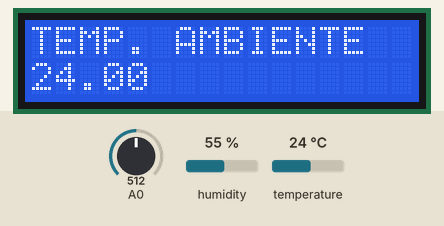
Simulated run of this sketch. Board: Arduino Uno, built with avr-gcc and run on an emulated ATmega328P. On the bench: 16×2 character LCD. The inputs (shaded band) are chosen by the test bench; at power-on: humidity 55 %, A0 = 512, temperature 24 °C. The modem accepts every AT command (registered, SIM ready, sends succeed) and sends nothing else; what the sketch prints to the serial monitor is not drawn.

Above: at 17.7 s.
17.8 s: humidity set to 22 %
At 21.6 s:
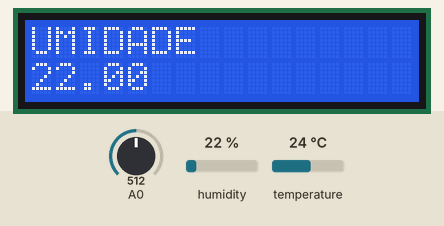
At 26.3 s:
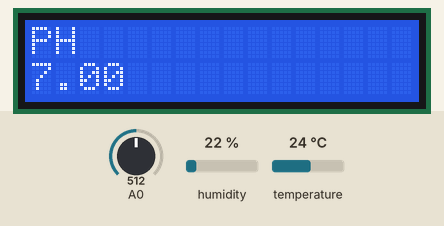
Timing chart, 0 to 27.8 s (numbered marks = the images above; inputs shaded):
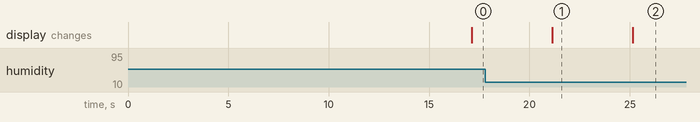

The sketch:

pcdh.ino
```cpp
#include <SoftwareSerial.h>
#include <DHT.h>
//#include <Wire.h>
#include <LiquidCrystal_I2C.h>
#include <ArduinoJson.h>

SoftwareSerial esp8266(8, 9);
DHT dht(A2, DHT22);
LiquidCrystal_I2C lcd(0x27, 16, 2);

int pulseAccount;

void setup() {
  Serial.begin(9600);
  esp8266.begin(115200);
  dht.begin();
  lcd.begin();

  //Mensagem de inicialização
  displayInfo("INICIANDO PCDH...", -1);

  setupESP8266(2000);
  setupSensorWaterFlow();

  connectToWiFi("", "", 2000);
}

void loop() {
  String hydroponic_id = "";
  String server = "";
  String path = "/api/v1/hydroponics_data?token=";
  String json;

  const size_t capacity = JSON_OBJECT_SIZE(10);
  DynamicJsonDocument root(capacity);

  root["hydroponic_id"] = hydroponic_id;
  root["humidity"] = dht.readHumidity();
  root["temperature"] = dht.readTemperature();
  root["waterflow"] = getWaterFlow();
  root["ph"] = getPh();
  root["ce"] = getCe();

  // Mostra dados no LCD
  displayInfo("TEMP. AMBIENTE", dht.readTemperature());
  displayInfo("UMIDADE", dht.readHumidity());
  displayInfo("PH", getPh());
  displayInfo("VAZAO", getWaterFlow());
  displayInfo("CE", getCe());

  serializeJson(root, json);

  String request;
  request.reserve(200);

  request = "POST " + path + " HTTP/1.1\r\n";
  request += "Host: " + server + "\r\n";
  request += "Accept: application/json\r\n";
  request += "Content-Length: ";
  request += json.length();
  request += "\r\n";
  request += "Content-Type: application/json\r\n";
  request += "\r\n";
  request += json;

  //Serial.println("Antes");
  //Serial.println(request);

  displayInfo("ENVIANDO DADOS...", -1);

  startTCPConnection(server, 10000);
  sendRequest(request, 10000);
  closeTCPConnection(2000);

  delay(5000);
}

// ================= ESP8266 ===================
String atCommand(const String& command, const int timeout) {
  String response = "";
  esp8266.println(command);

  long int time = millis();

  while( (time+timeout) > millis() ) {
    while(esp8266.available()) {
      char c = esp8266.read();
      response += c;
    }
  }

  Serial.println(response);
  return response;
}

void setupESP8266(const int timeout) {
  atCommand("AT+RST", timeout);
  atCommand("AT+CWMODE=1", timeout);
}

void connectToWiFi(const String& ssid, const String& password, const int timeout) {
  String connect = "AT+CWJAP=\"" +ssid+"\",\"" + password + "\"";
  atCommand(connect, 6000);
  atCommand("AT+CIFSR", timeout);
}

void startTCPConnection(const String& server, const int timeout) {
  String connect = "AT+CIPSTART=\"TCP\",\"" + server + "\",2695";
  atCommand(connect, timeout);
}

void closeTCPConnection(const int timeout) {
  atCommand("AT+CIPCLOSE", timeout);
  delay(5000);
}

String sendRequest(const String& request, const int timeout) {
  Serial.println("Depois");
  Serial.println(request);
  atCommand("AT+CIPSEND=" + String(request.length()), timeout);
  String response = atCommand(request, 6000);
  return response;
}

// =================== Sensor de Fluxo ===================
void setupSensorWaterFlow(){
  pinMode(4, INPUT);
  attachInterrupt(digitalPinToInterrupt(4), pulseInc, RISING);
}

float getWaterFlow(){
  pulseAccount = 0;
  //sei();
  delay (1000);
  //cli();
  auto flow = pulseAccount / 5.5;
  return flow;
}

void pulseInc()  {
  pulseAccount++;
}

// =================== Sensor de PH ===================
float getPh(){
  auto measure = analogRead(A0);
  auto voltage = 5 / 1024.0 * measure;
  auto ph = 7 + ((2.5 - voltage) / 0.18);
  return ph;
}

// =================== Sensor de CE ===================
float getCe(){
  // Implementar
  float ce = 23.3;
  return ce;
}

// =================== Diplay ===================
void displayInfo(const String& title, const float& info){
  lcd.clear();
  lcd.setCursor(0, 0);
  lcd.print(title);
  lcd.setCursor(0, 1);
  if (info != -1 ){
    lcd.print(info);
  }
  delay(4000);
}
```

Measured:
- what the display in image 1 shows lasts 4.1 s, from 21.1 s to 25.2 s
